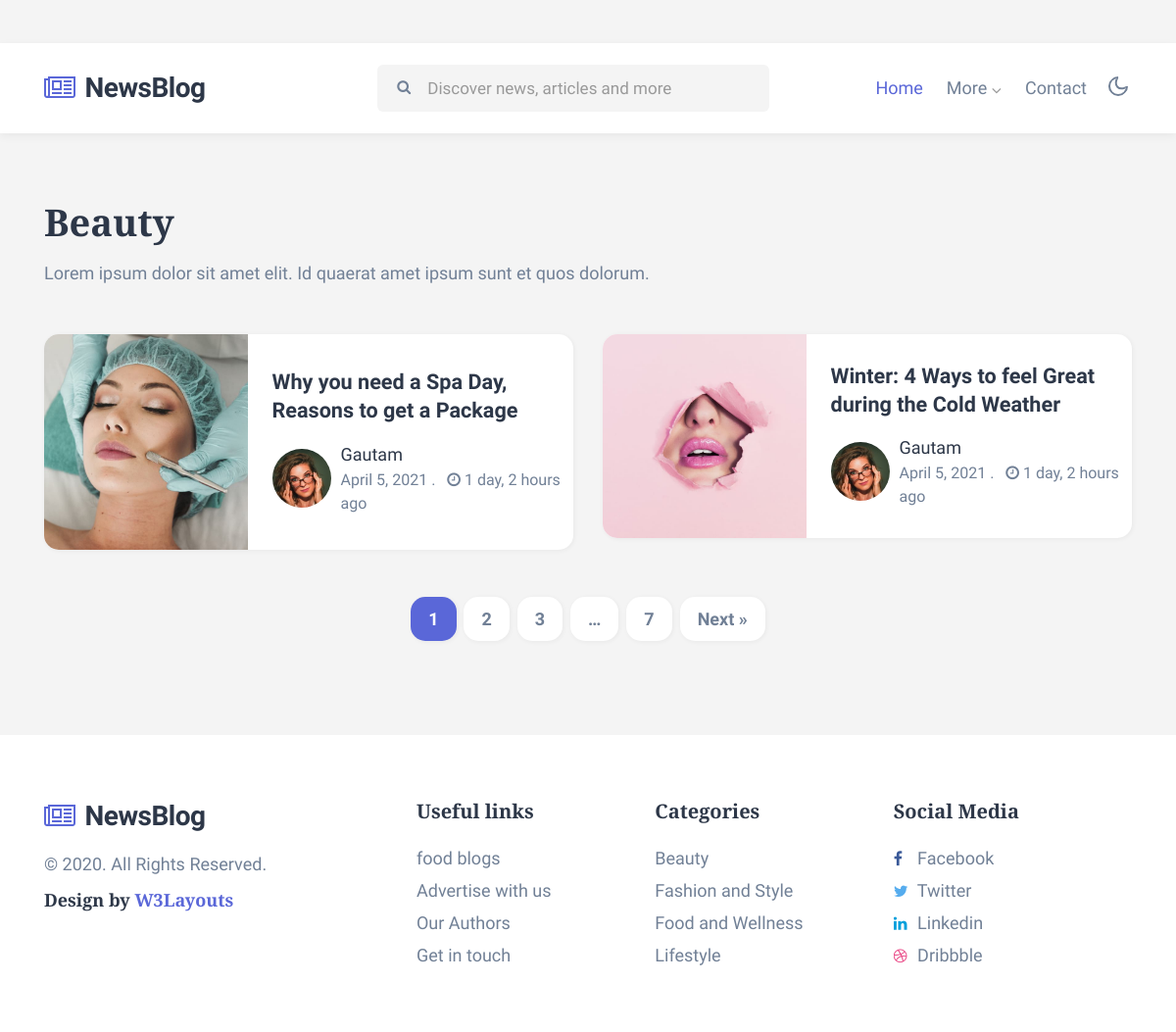
/beauty/, run on an earlier commit of the app's database.
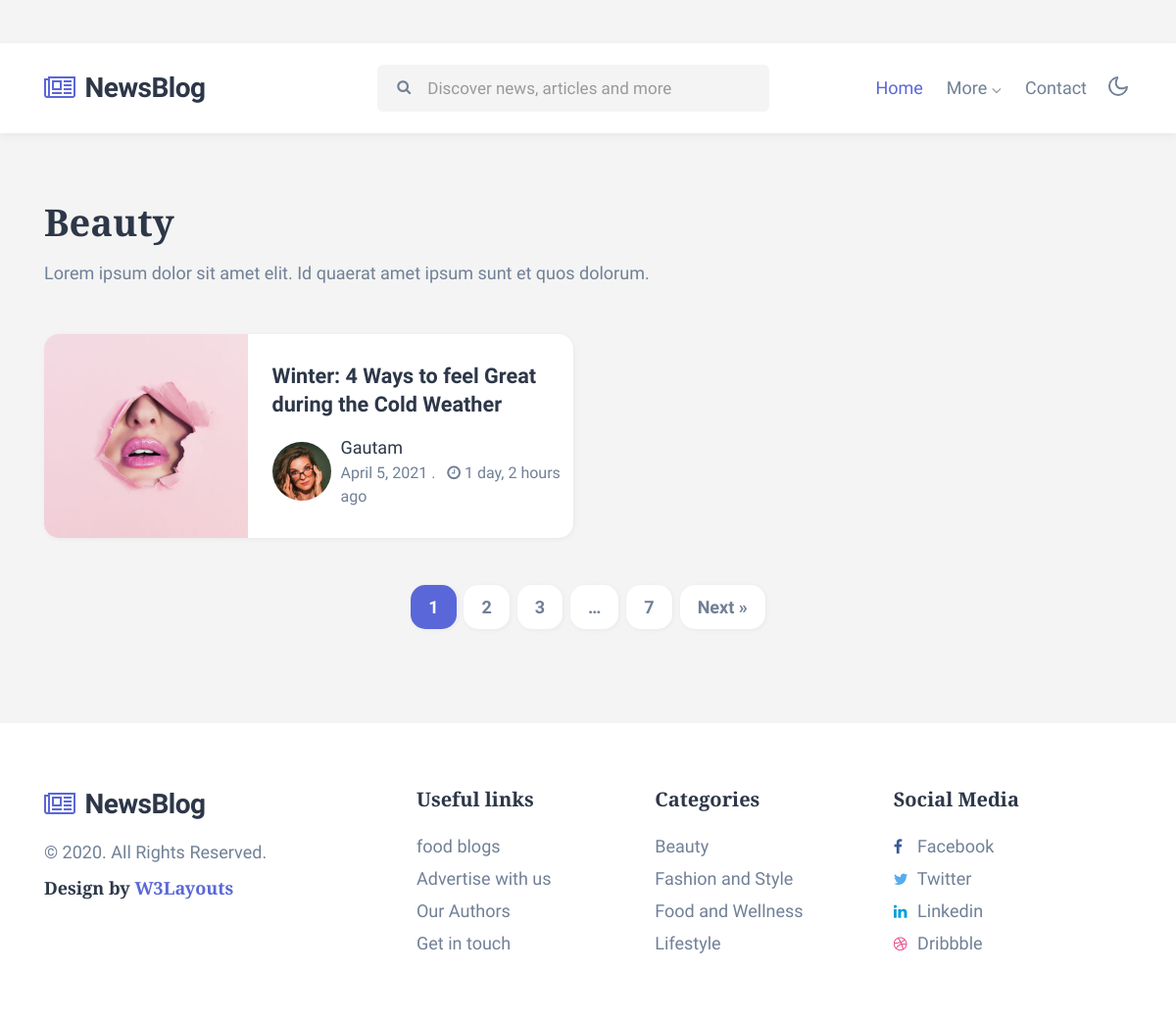
And on a later commit of the database.
### home/models.py (models this page shows, shortened)
class News(models.Model):
    title = models.CharField(max_length=125)
    description = models.TextField()
    author = models.ForeignKey(User, on_delete=models.CASCADE)
    isTrending = models.BooleanField(default=False)
    isEditorPick = models.BooleanField(default=False)
    category = models.CharField(max_length=124, choices=CATEGORY)
    image = models.ImageField(upload_to="news_thumbnail")
    timestamp = models.DateTimeField(auto_now_add=True)

### home/views.py (the view)
# urls.py: path('beauty/', beauty, name="beauty"),
def beauty(request):
    news = News.objects.filter(category='beauty')
    return render(request, 'beauty.html', {'news': news})

### templates/beauty.html
{% extends 'base.html' %}
{% load humanize %}
{% load static %}
{% block content %}
<div class="w3l-homeblock2 w3l-homeblock5 py-5">
    <div class="container pt-md-4 pb-md-5">
        <h3 class="category-title mb-3"> Beauty</h3>
        <p class="mb-sm-5 mb-4 max-width">Lorem ipsum dolor sit amet elit. Id quaerat amet ipsum sunt et quos dolorum.</p>
        <div class="row">
            {% if news %}
            {% for item in news %}
            <div class="col-lg-6">
                <div class="bg-clr-white hover-box">
                    <div class="row">
                        <div class="col-sm-5 position-relative">
                            <a href="{% url 'detail-post' item.id %}" class="image-mobile">
                                <img class="card-img-bottom d-block radius-image-full" src="{{ item.image.url }}" alt="Card image cap">
                            </a>
                        </div>
                        <div class="col-sm-7 card-body blog-details align-self">
                            <a href="{% url 'detail-post' item.id %}" class="blog-desc">{{ item.title }}
                            </a>
                            <div class="author align-items-center">
                                <img src="{% static 'assets/images/a1.jpg' %}" alt="" class="img-fluid rounded-circle">
                                <ul class="blog-meta">
                                    <li>
                                        <a href="author.html"> {{ item.author.username|title }} </a>
                                    </li>
                                    <li class="meta-item blog-lesson">
                                        <span class="meta-value"> {{ item.timestamp|date }} </span>. <span class="meta-value ml-2"><span class="fa fa-clock-o"></span> {{ item.timestamp|naturaltime }}</span>
                                    </li>
                                </ul>
                            </div>
                        </div>
                    </div>
                </div>
            </div>
            {% endfor %}
            {% endif %}
        </div>
        <ul class="site-pagination text-center mt-md-5 mt-4">
            <li><span aria-current="page" class="page-numbers current">1</span></li>
            <li><a class="page-numbers" href="#page2">2</a></li>
            <li><a class="page-numbers" href="#page3">3</a></li>
            <li><span class="page-numbers dots">…</span></li>
            <li><a class="page-numbers" href="#page7">7</a></li>
            <li><a class="next page-numbers" href="#next">Next »</a></li>
        </ul>
    </div>
</div>
{% endblock %}

### templates/base.html (shortened to what this page needs)
{% load static %}
<!doctype html>
<html lang="en">
  <head>
    <link rel="stylesheet" href="{% static 'assests/css/style.css' %}">
    <link rel="stylesheet" href="{% static 'assets/css/style-starter.css' %}">
  </head>
  <body>
<header class="w3l-header">
	<div class="container">
	<nav class="navbar navbar-expand-lg navbar-light fill px-lg-0 py-0 px-sm-3 px-0">
			<a class="navbar-brand" href="{% url 'home' %}">
				<span class="fa fa-newspaper-o"></span> NewsBlog</a>
			<div class="collapse navbar-collapse" id="navbarSupportedContent">
				<nav class="mx-auto">
					<div class="search-bar">
						<form class="search">
							<input type="search" class="search__input" name="search" placeholder="Discover news, articles and more"
								onload="equalWidth()" required>
							<span class="fa fa-search search__icon"></span>
						</form>
					</div>
				</nav>
				<ul class="navbar-nav">
					<li class="nav-item active">
						<a class="nav-link" href="{% url 'home' %}">Home</a>
					</li>
					<li class="nav-item dropdown @@pages__active">
						<a class="nav-link dropdown-toggle" href="#" id="navbarDropdown" role="button"
							data-toggle="dropdown" aria-haspopup="true" aria-expanded="false">
							More <span class="fa fa-angle-down"></span>
						</a>
					</li>
					<li class="nav-item @@contact__active">
						<a class="nav-link" href="{% url 'contactus' %}">Contact</a>
					</li>
				</ul>
			</div>
			<div class="mobile-position">
				<nav class="navigation">
					<div class="theme-switch-wrapper">
						<label class="theme-switch" for="checkbox">
							<div class="mode-container">
								<i class="gg-moon"></i>
							</div>
						</label>
					</div>
				</nav>
			</div>
		</div>
</header>
{% block content %}
{% endblock %}
<section class="app-footer">
    <footer class="footer-28 py-5">
      <div class="footer-bg-layer">
        <div class="container py-lg-3">
          <div class="row footer-top-28">
            <div class="col-lg-4 footer-list-28 copy-right mb-lg-0 mb-sm-5 mt-sm-0 mt-4">
              <a class="navbar-brand mb-3" href="{% url 'home' %}">
                <span class="fa fa-newspaper-o"></span> NewsBlog</a>
              <p class="copy-footer-28"> © 2020. All Rights Reserved. </p>
              <h5 class="mt-2">Design by <a href="https://w3layouts.com/">W3Layouts</a></h5>
            </div>
            <div class="col-lg-8 row">
              <div class="col-sm-4 col-6 footer-list-28">
                <h6 class="footer-title-28">Useful links</h6>
                <ul>
                  <li><a href="#categories">food blogs</a></li>
                  <li><a href="#advertise">Advertise with us</a></li>
                  <li><a href="#authors">Our Authors</a></li>
                  <li><a href="{% url 'contactus' %}">Get in touch</a></li>
                </ul>
              </div>
              <div class="col-sm-4 col-6 footer-list-28">
                <h6 class="footer-title-28">Categories</h6>
                <ul>
                  <li><a href="{% url 'beauty' %}">Beauty</a></li>
                  <li><a href="{% url 'fashion-and-style' %}">Fashion and Style</a></li>
                  <li><a href="#food"> Food and Wellness</a></li>
                  <li><a href="#lifestyle">Lifestyle</a></li>
                </ul>
              </div>
              <div class="col-sm-4 col-6 footer-list-28 mt-sm-0 mt-4">
                <h6 class="footer-title-28">Social Media</h6>
                <ul class="social-icons">
                  <li class="facebook">
                    <a href="#facebook"><span class="fa fa-facebook"></span> Facebook</a></li>
                  <li class="twitter"> <a href="#twitter"><span class="fa fa-twitter"></span> Twitter</a></li>
                  <li class="linkedin"> <a href="#linkedin"><span class="fa fa-linkedin"></span> Linkedin</a></li>
                  <li class="dribbble"><a href="#dribbble"><span class="fa fa-dribbble"></span> Dribbble</a></li>
                </ul>
              </div>
            </div>
          </div>
        </div>
      </div>
    </footer>
  </section>
  </body>
  </html>

What changed in the data, as far as the page shows it:
no longer on this page (row edited): News: image (picture), title "Why you need a Spa Day, Reasons to get a Package", author.username "Gautam", timestamp "April 5, 2021", timestamp "1 day, 2 hours ago"
